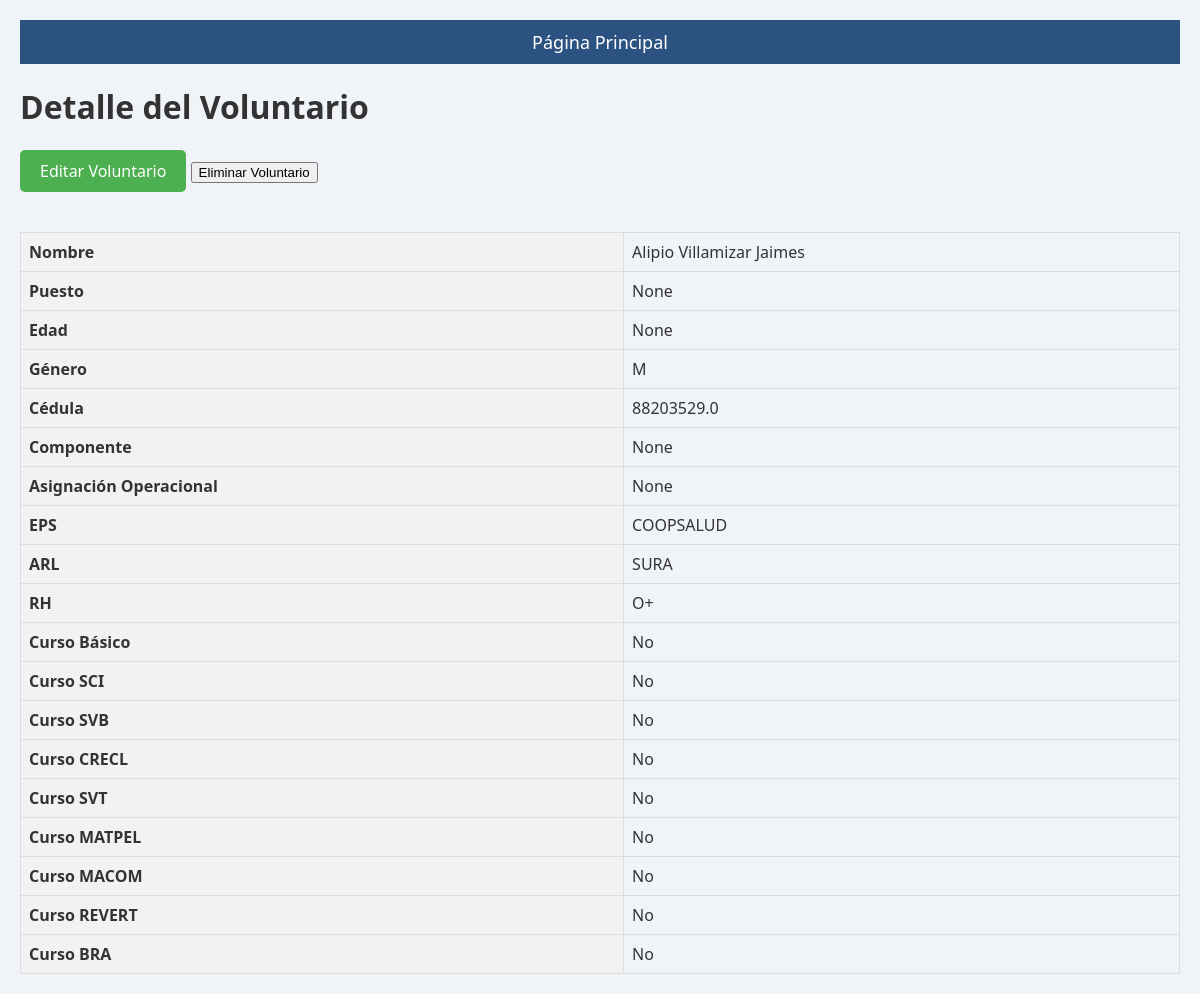
Page /voluntario/46/ on the earlier database version.
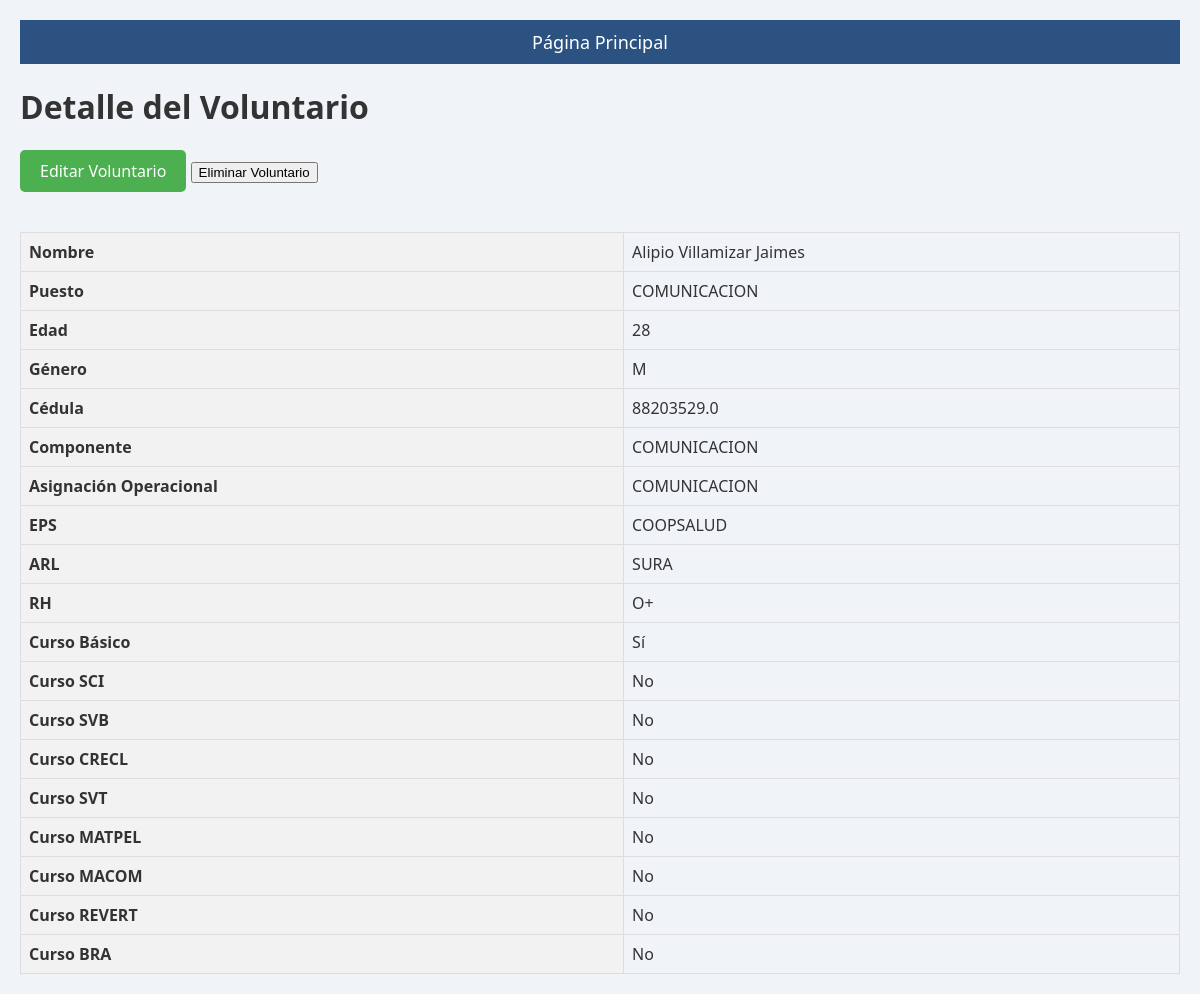
Same page on the later database version.
### apps/integrantes/models.py (models this page shows, shortened)
class MiembroGrupoUSAR(models.Model):
    nombre = models.CharField(max_length=100, null=True)
    puesto = models.CharField(max_length=100, null=True)
    edad = models.IntegerField(null=True)
    genero = models.CharField(max_length=20, null=True)
    cedula = models.CharField(max_length=20,  null=True)
    componente = models.CharField(max_length=50, null=True)
    asignacion_operacional = models.CharField(max_length=100, null=True)
    eps = models.CharField(max_length=50, null=True)
    arl = models.CharField(max_length=50, null=True)
    rh = models.CharField(max_length=100, null=True)
    curso_basico = models.BooleanField(default=False)
    curso_sci = models.BooleanField(default=False)
    curso_svb = models.BooleanField(default=False)
    curso_crecl = models.BooleanField(default=False)
    curso_svt = models.BooleanField(default=False)
    curso_matpel = models.BooleanField(default=False)
    curso_macom = models.BooleanField(default=False)
    curso_revert = models.BooleanField(default=False)
    curso_bra = models.BooleanField(default=False)

### apps/integrantes/views.py (the view)
# urls.py: path('voluntario/<int:pk>/', VoluntarioDetail.as_view(), name='voluntario_detail'),
class VoluntarioDetail(DetailView):
    model=models.MiembroGrupoUSAR
    context_object_name='voluntario'
    template_name='voluntario.html'

### templates/voluntario.html (shortened to what this page needs)
{% extends "base.html" %}
{% block content %}
<h1>Detalle del Voluntario</h1>
<a href="{% url 'editar_miembro' voluntario.pk %}" class="edit-button">Editar Voluntario</a>
<form action="{% url 'eliminar_miembro' voluntario.pk %}" method="post" style="display:inline;">
    <button type="submit" onclick="return confirm('¿Estás seguro de que quieres eliminar a este voluntario?');" class="delete-button">Eliminar Voluntario</button>
</form>
<table>
    <tr>
        <th>Nombre</th>
        <td>{{ voluntario.nombre }}</td>
    </tr>
    <tr>
        <th>Puesto</th>
        <td>{{ voluntario.puesto }}</td>
    </tr>
    <tr>
        <th>Edad</th>
        <td>{{ voluntario.edad }}</td>
    </tr>
    <tr>
        <th>Género</th>
        <td>{{ voluntario.genero }}</td>
    </tr>
    <tr>
        <th>Cédula</th>
        <td>{{ voluntario.cedula }}</td>
    </tr>
    <tr>
        <th>Componente</th>
        <td>{{ voluntario.componente }}</td>
    </tr>
    <tr>
        <th>Asignación Operacional</th>
        <td>{{ voluntario.asignacion_operacional }}</td>
    </tr>
    <tr>
        <th>EPS</th>
        <td>{{ voluntario.eps }}</td>
    </tr>
    <tr>
        <th>ARL</th>
        <td>{{ voluntario.arl }}</td>
    </tr>
    <tr>
        <th>RH</th>
        <td>{{ voluntario.rh }}</td>
    </tr>
    <tr>
        <th>Curso Básico</th>
        <td>{{ voluntario.curso_basico|yesno:"Sí,No" }}</td>
    </tr>
    <tr>
        <th>Curso SCI</th>
        <td>{{ voluntario.curso_sci|yesno:"Sí,No" }}</td>
    </tr>
    <tr>
        <th>Curso SVB</th>
        <td>{{ voluntario.curso_svb|yesno:"Sí,No" }}</td>
    </tr>
    <tr>
        <th>Curso CRECL</th>
        <td>{{ voluntario.curso_crecl|yesno:"Sí,No" }}</td>
    </tr>
    <tr>
        <th>Curso SVT</th>
        <td>{{ voluntario.curso_svt|yesno:"Sí,No" }}</td>
    </tr>
    <tr>
        <th>Curso MATPEL</th>
        <td>{{ voluntario.curso_matpel|yesno:"Sí,No" }}</td>
    </tr>
    <tr>
        <th>Curso MACOM</th>
        <td>{{ voluntario.curso_macom|yesno:"Sí,No" }}</td>
    </tr>
    <tr>
        <th>Curso REVERT</th>
        <td>{{ voluntario.curso_revert|yesno:"Sí,No" }}</td>
    </tr>
    <tr>
        <th>Curso BRA</th>
        <td>{{ voluntario.curso_bra|yesno:"Sí,No" }}</td>
    </tr>
</table>
{% endblock %}

### templates/base.html (shortened to what this page needs)
{% load static %}
<!DOCTYPE html>
<html lang="es">
<head>
    <link rel="stylesheet" href="{% static 'styles.css' %}">
</head>
<body>
    <div class="navbar">
        <a href="/">Página Principal</a>
    </div>
    <div class="content">
        {% block content %}
        {% endblock %}
    </div>
</body>
</html>

### static/styles.css (style rules this page uses)
body { font-family: 'Segoe UI', Tahoma, Geneva, Verdana, sans-serif; background-color: #f0f4f8; margin: 0; padding: 20px; color: #333; }
.navbar { background-color: #2c5282; padding: 10px; display: flex; justify-content: center; align-items: center; }
.navbar a { color: #ffffff; text-decoration: none; margin: 0 15px; font-size: 18px; transition: color 0.3s ease; }
.edit-button { display: inline-block; padding: 10px 20px; background-color: #4CAF50; color: white; text-decoration: none; border-radius: 5px; margin-bottom: 20px; }

### templates/base.html (style rules this page uses)
table { width: 100%; border-collapse: collapse; margin-top: 20px; }
th, td { border: 1px solid #ddd; padding: 8px; text-align: left; }
th { background-color: #f2f2f2; }

Differences in the rows shown:
changed MiembroGrupoUSAR "Alipio Villamizar Jaimes": puesto "None" → "COMUNICACION"; edad "None" → "28"; componente "None" → "COMUNICACION"; asignacion_operacional "None" → "COMUNICACION"; curso_basico "No" → "Sí"
